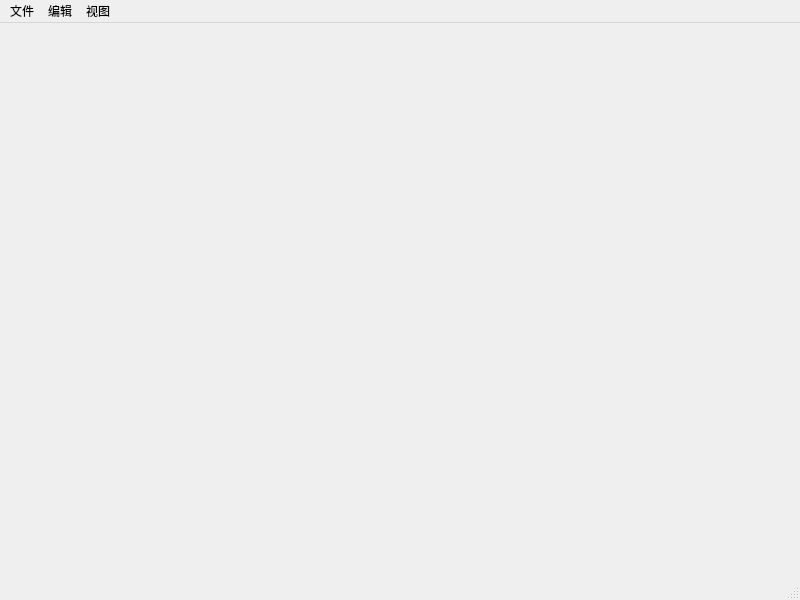
<?xml version="1.0" encoding="UTF-8"?>
<ui version="4.0">
 <class>MainWindow</class>
 <widget class="QMainWindow" name="MainWindow">
  <property name="geometry">
   <rect>
    <x>0</x>
    <y>0</y>
    <width>800</width>
    <height>600</height>
   </rect>
  </property>
  <property name="windowTitle">
   <string>MainWindow</string>
  </property>
  <widget class="QWidget" name="centralwidget"/>
  <widget class="QMenuBar" name="menubar">
   <property name="geometry">
    <rect>
     <x>0</x>
     <y>0</y>
     <width>800</width>
     <height>23</height>
    </rect>
   </property>
   <widget class="QMenu" name="menu">
    <property name="title">
     <string>文件</string>
    </property>
   </widget>
   <widget class="QMenu" name="menu_2">
    <property name="title">
     <string>编辑</string>
    </property>
    <addaction name="separator"/>
    <addaction name="separator"/>
    <addaction name="actiontes"/>
    <addaction name="separator"/>
    <addaction name="separator"/>
    <addaction name="actiontest2"/>
   </widget>
   <widget class="QMenu" name="menu_3">
    <property name="title">
     <string>视图</string>
    </property>
   </widget>
   <addaction name="menu"/>
   <addaction name="menu_2"/>
   <addaction name="menu_3"/>
  </widget>
  <widget class="QStatusBar" name="statusbar"/>
  <action name="actiontes">
   <property name="text">
    <string>tes</string>
   </property>
  </action>
  <action name="actiontest2">
   <property name="text">
    <string>test2</string>
   </property>
  </action>
 </widget>
 <resources/>
 <connections/>
</ui>
